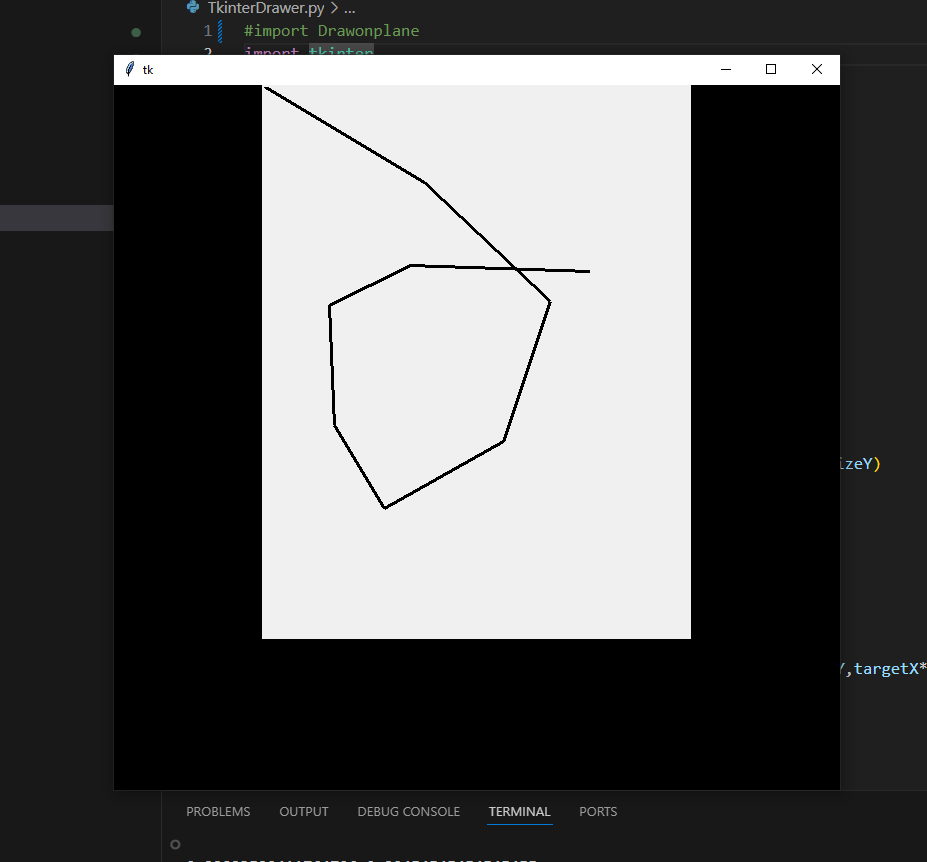
#> input picture image.png, 927 x 862 px; its folder holds only this picture in this run
$ python bitmapToSvg.py
#> lines starting #> are read from the running program, lines starting #| are printed output that depends on the picture; after the words box and inside, x2 and y2 are one past the last pixel; in counts of white or black regions, pixels touching at a corner belong together
#> the answer given: image.png
import cv2, svgwrite, os
from tkinter.filedialog import askopenfilename

def main(file_path,output_file_path:str):
    # -----------------------------
    # Load image & detect edges
    # -----------------------------

#> called with file_path = 'image.png', output_file_path = 'bitmapToSvg.py/../output'
    img = cv2.imread(file_path)
#> img is the input picture: shape (862, 927, 3); mean B, G, R 86.8, 86.8, 86.7

    gray = cv2.cvtColor(img, cv2.COLOR_BGR2GRAY)
    #gray = cv2.Sobel(img)

    # int arg 1: if lower discard
    # int arg 2: if higher edge
    #edges = cv2.Canny(gray, 30, 120)  # lower thresholds → more edges

    edges = cv2.Canny(gray, 30, 50)
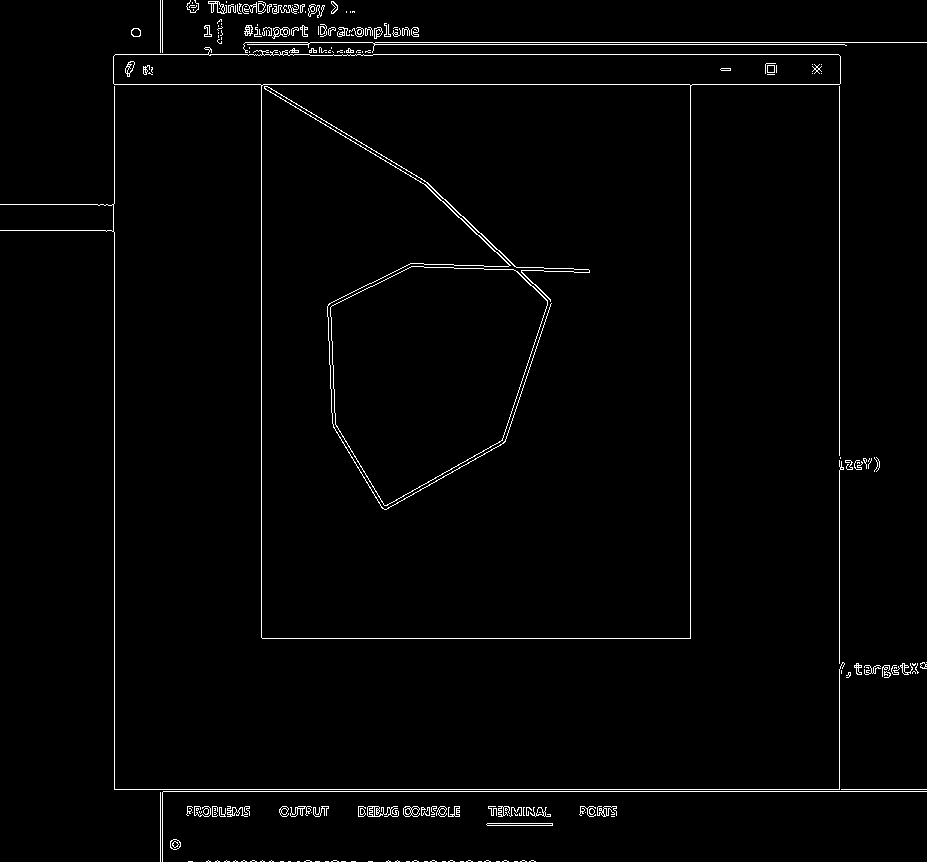
#> edges: shape (862, 927); 1.8% white in thin lines or dots

    # Find contours
    contours, _ = cv2.findContours(edges, cv2.RETR_EXTERNAL, cv2.CHAIN_APPROX_NONE)  # no approximation
#> contours = 186 contours, 150 with area under 20; largest, box (x1, y1, x2, y2) and area: (113, 47, 841, 639) 259436, (486, 823, 553, 826) 131, (403, 806, 420, 817) 121, (208, 1, 227, 14) 98, (367, 806, 399, 817) 92

    # -----------------------------
    # Prepare SVG
    # -----------------------------
    svg_path:str = output_file_path
    if not svg_path.endswith(".svg"): svg_path += ".svg"

    dwg = svgwrite.Drawing(svg_path, size=(img.shape[1], img.shape[0]))

    # Add contours to SVG
    for c in contours:
        pts = [(int(p[0][0]), int(p[0][1])) for p in c]  # use all points for max detail
        if pts: dwg.add(dwg.polyline(pts, fill='none', stroke='black', stroke_width=1))

    dwg.save()
    print(f"SVG saved in Downloads: {os.path.basename(svg_path)}")

if __name__ == "__main__":
    # -----------------------------
    # Pick PNG file
    # -----------------------------

    file_path = askopenfilename(title="Select PNG", initialdir="~/Downloads", filetypes=[("PNG files","*.png")])
    if not file_path: exit("No file selected!")

    output_file_path = __file__+"/../output"

    main(file_path,output_file_path)
#> (the call stopped at in main, `dwg = svgwrite.Drawing(svg_path, size=(img.shape[1], img.shape[0]))`: svgwrite is not available in this run)
